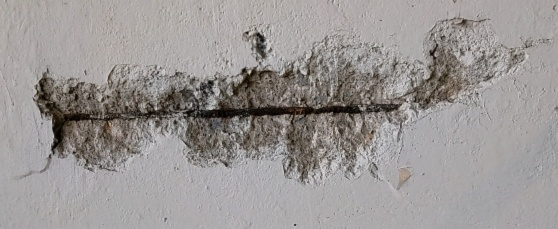
#> input picture zaid_spall_lenz/defect_1b_subset/aug/108.jpg, 558 x 229 px; its folder holds 4 pictures in this run
$ python usp_remote_utils.py
#> lines starting #> are read from the running program, lines starting #| are printed output that depends on the picture
import requests
import os
import cv2
import concurrent.futures

def usp_request(url=None, image=None, scribble=None, minLabels=3, nChannel=100, lr=0.001, stepsize_sim=1, stepsize_con=1, stepsize_scr=0.5, maxIter=200):
    """
    This function sends POST request to url/predict to just segment the images

    :param url: url of web-service (local or remote)
    :param image: image in numpy.array
    :param scribble: scribble mask same dim as image but 1 channel also numpy.array
    :param minLabels: segmentation param, minimum num classes you want at convergence
    :param nChannel: number of classes to start at
    :param lr: the learning rate (ADAM)
    :param stepsize_sim: similarity loss factor
    :param stepsize_con: continuity loss factor
    :param stepsize_scr: scribble loss factor
    :param maxIter: maximum backprops (ie epochs)
    :return: segmentation as json
    """
    url = url
    if scribble is not None:
        scribble = scribble.tolist()

    data = {'image': image.tolist(), 'scribble': scribble, 'minLabels': minLabels, 'nChannel': nChannel, 'lr': lr,
            'stepsize_sim': stepsize_sim, 'stepsize_con': stepsize_con, 'stepsize_scr': stepsize_scr, 'maxIter': maxIter}
    r = requests.post(url, json=data)
    return r.json()

def main ():

    url = 'http://172.17.0.2:5000/predict'
    AUG_DIR = "./zaid_spall_lenz/defect_1b_subset/aug"

    # create list of files names in AUG_DIR
    aug_file = os.listdir(AUG_DIR)

    # create list of images from list of file names in aug_file
    images = [cv2.imread(os.path.join(AUG_DIR, file), -1) for file in aug_file]
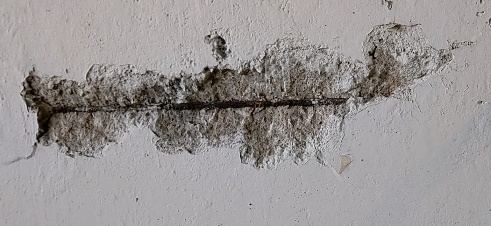
#> input picture zaid_spall_lenz/defect_1b_subset/aug/131.jpg, 491 x 226 px
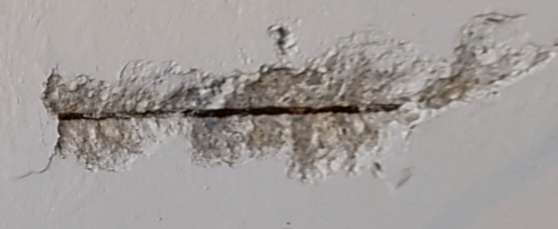
#> input picture zaid_spall_lenz/defect_1b_subset/aug/24.jpg, 558 x 229 px
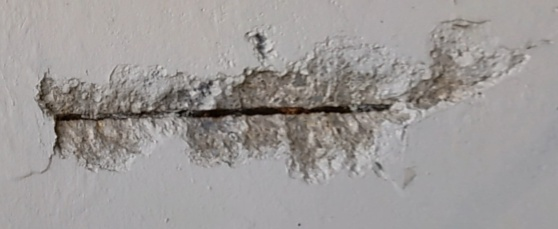
#> input picture zaid_spall_lenz/defect_1b_subset/aug/35.jpg, 558 x 229 px
    # take the first image as the ref_file and use it to get the image dimensions (this should be the same for all augmented images)
    row, col, chn = images[0].shape
#> row = 229; col = 558; chn = 3

    #masks = [segwscribb_dev.segment(im, scribble=scribbs, minLabels=3, nChannel=100, lr=0.001, stepsize_sim=1,
    #                                stepsize_con=1, stepsize_scr=0.5, maxIter=200) for im in images]
    im = images[0]
#> im is the input picture: shape (229, 558, 3); mean B, G, R 148.2, 149.8, 154

    ### Multi-Threaded Example


    print(usp_request(url, im, None))
#> (the call stopped at in usp_request, `r = requests.post(url, json=data)`: requests is not available in this run)

if __name__ == "__main__":
    main()
